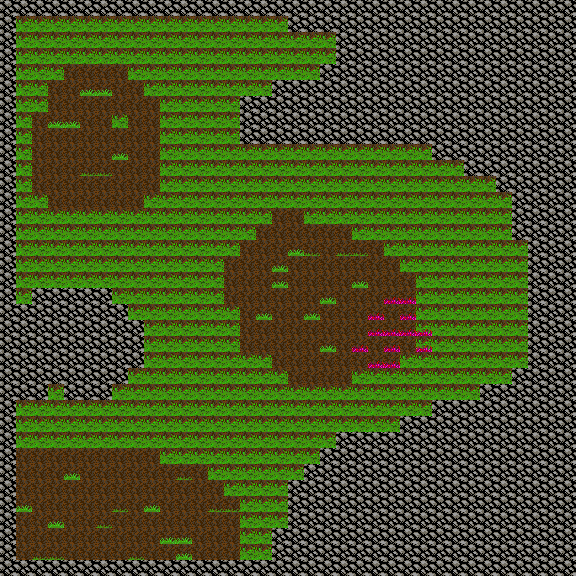

The image is a tile-based game level rendered from a .tmx file. Its description and source (layers, tilesets, objects; grid data summarised) follow:
An orthogonal 36x36 tile map with 16x16 px tiles, 4 tile layers (groundLayer, grassLayer, dangerGrassLayer, rockLayer) and 2 objects (door, barrel).

<map version="1.2" tiledversion="1.2.3" orientation="orthogonal" renderorder="right-down" width="36" height="36" tilewidth="16" tileheight="16" infinite="0" nextlayerid="8" nextobjectid="3">
 <tileset firstgid="1" name="addableTiles" tilewidth="16" tileheight="16" tilecount="48" columns="48">
  <image source="../images/tiles/addableTiles.png" width="768" height="16" />
  <tile id="4">
   <properties>
    <property name="collide" type="bool" value="true" />
   </properties>
  </tile>
  <tile id="5">
   <properties>
    <property name="collide" type="bool" value="true" />
   </properties>
  </tile>
  <tile id="6">
   <properties>
    <property name="collide" type="bool" value="true" />
   </properties>
  </tile>
 </tileset>
 <layer id="1" name="groundLayer" width="36" height="36">
  <data>[1296 cells, 1296 non-empty, 2 distinct tile ids]</data>
 </layer>
 <layer id="5" name="grassLayer" width="36" height="36">
  <data>[1296 cells, 1062 non-empty, 3 distinct tile ids]</data>
 </layer>
 <layer id="7" name="dangerGrassLayer" width="36" height="36">
  <properties>
   <property name="damage" type="int" value="1" />
  </properties>
  <data>[1296 cells, 13 non-empty, 1 distinct tile ids]</data>
 </layer>
 <layer id="4" name="rockLayer" width="36" height="36">
  <data>[1296 cells, 527 non-empty, 1 distinct tile ids]</data>
 </layer>
 <objectgroup id="6" name="objectsLayer">
  <object id="1" name="door" gid="2" x="48" y="400" width="16" height="16" />
  <object id="2" name="barrel" gid="1" x="45" y="416" width="21.75" height="21.3125" />
 </objectgroup>
</map>
